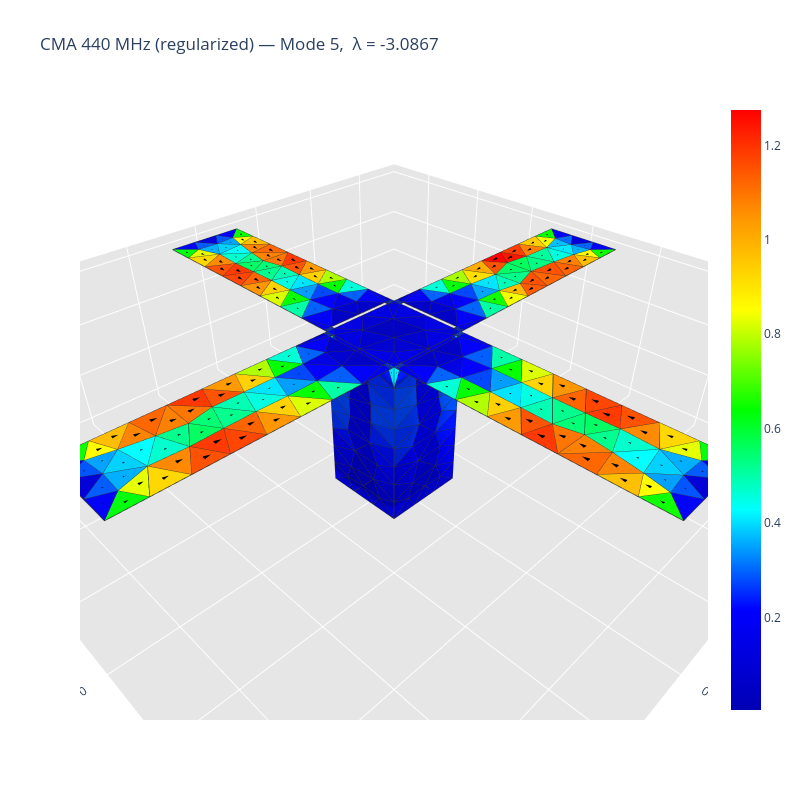
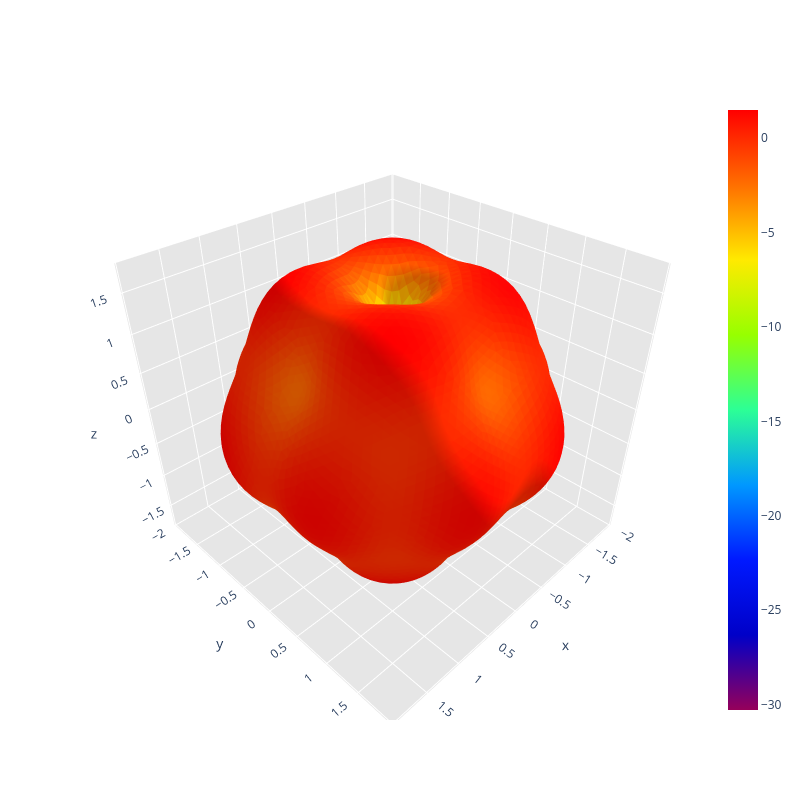

These figures' notebook cell, in order:
### Markdown cell above
## 5. For contrast: the strongest genuinely radiating mode at 440 MHz

Same mesh, same frequency, same plotting code — the difference in the current pattern is
the point.

### Code cell
best = int(np.argmax(rep440['p_rel']))
print(f"Mode {best+1}: lambda = {lam440[best]:.5f}, "
      f"MS = {1/np.sqrt(1+lam440[best]**2):.4f}, "
      f"P_rel = {rep440['p_rel'][best]:.3e}, leak = {rep440['leak'][best]:.4f}")

sc_b, cv_b = ModalCurrent.reconstruct(J440[:, best], triangles, edges, vecteurs_rho)
ModalVisualizer.plot_mode(points, triangles, sc_b, mode_index=best,
                          eigenvalue=lam440[best],
                          title_prefix="CMA 440 MHz (regularized)",
                          current_vector=cv_b).show()

sp, st, gdb, dmax = compute_modal_farfield(triangles, edges, J440[:, best], 440e6,
                                           light_speed_c, eta)
print(f"peak directivity = {10*np.log10(dmax):.2f} dBi")
ModalVisualizer.plot_mode_farfield(sp, st, gdb, mode_index=best,
                                   eigenvalue=lam440[best],
                                   title_prefix="CMA 440 MHz (regularized)",
                                   antenna_name=path.name).show()

### Figure 1 — Plotly figure (JSON) as saved in the notebook; plotly's stock layout.template omitted (floating-point values rounded to 4 significant figures; data arrays with more than 128 entries replaced by an {"elided": "..."} marker saying what was removed)
{"data": [{"facecolor": {"elided": "532 str values"}, "i": {"elided": "532 int values"}, "j": {"elided": "532 int values"}, "k": {"elided": "532 int values"}, "name": "", "type": "mesh3d", "x": {"elided": "310 float values"}, "y": {"elided": "310 float values"}, "z": {"elided": "310 float values"}}, {"line": {"color": "rgb(50, 50, 50)", "width": 1.5}, "mode": "lines", "showlegend": false, "type": "scatter3d", "x": {"elided": "2660 float values"}, "y": {"elided": "2660 float values"}, "z": {"elided": "2660 float values"}}, {"hoverinfo": "none", "marker": {"color": [0.003726, 1.275], "colorscale": [[0.0, "rgb(0, 0, 180)"], [0.1667, "rgb(0, 0, 255)"], [0.3333, "rgb(0, 255, 255)"], [0.5, "rgb(0, 255, 0)"], [0.6667, "rgb(255, 255, 0)"], [0.8333, "rgb(255, 140, 0)"], [1.0, "rgb(255, 0, 0)"]], "showscale": true, "size": 0.1}, "mode": "markers", "showlegend": false, "type": "scatter3d", "x": [-0.05], "y": [-0.05], "z": [-0.3]}, {"anchor": "tail", "colorscale": [[0, "black"], [1, "black"]], "name": "Current direction", "showscale": false, "sizemode": "absolute", "sizeref": 0.0284, "type": "cone", "u": {"elided": "532 float values"}, "v": {"elided": "532 float values"}, "w": {"elided": "532 float values"}, "x": {"elided": "532 float values"}, "y": {"elided": "532 float values"}, "z": {"elided": "532 float values"}}], "layout": {"height": 800, "legend": {"bgcolor": "rgba(255,255,255,0.7)", "bordercolor": "lightgray", "borderwidth": 1, "x": 0.2, "xanchor": "left", "y": 0.9, "yanchor": "top"}, "scene": {"aspectratio": {"x": 1.0, "y": 1.0, "z": 0.3}, "camera": {"eye": {"x": 0.65, "y": 0.65, "z": 0.65}}, "xaxis": {"backgroundcolor": "rgb(230, 230, 230)", "gridcolor": "rgb(255, 255, 255)", "showbackground": true, "zerolinecolor": "rgb(255, 255, 255)"}, "yaxis": {"backgroundcolor": "rgb(230, 230, 230)", "gridcolor": "rgb(255, 255, 255)", "showbackground": true, "zerolinecolor": "rgb(255, 255, 255)"}, "zaxis": {"backgroundcolor": "rgb(230, 230, 230)", "gridcolor": "rgb(255, 255, 255)", "showbackground": true, "zerolinecolor": "rgb(255, 255, 255)"}}, "title": {"text": "CMA 440 MHz (regularized) — Mode 5,  λ = -3.0867"}, "width": 800}}

### Figure 2 — Plotly figure (JSON) as saved in the notebook; plotly's stock layout.template omitted (floating-point values rounded to 4 significant figures; data arrays with more than 128 entries replaced by an {"elided": "..."} marker saying what was removed)
{"data": [{"facecolor": {"elided": "10296 str values"}, "i": {"elided": "10296 int values"}, "j": {"elided": "10296 int values"}, "k": {"elided": "10296 int values"}, "name": "", "type": "mesh3d", "x": {"elided": "5150 float values"}, "y": {"elided": "5150 float values"}, "z": {"elided": "5150 float values"}}, {"hoverinfo": "none", "marker": {"color": [-30.29, 1.498], "colorscale": [[0, "rgb(150, 0, 90)"], [0.125, "rgb(0, 0, 200)"], [0.25, "rgb(0, 25, 255)"], [0.375, "rgb(0, 152, 255)"], [0.5, "rgb(44, 255, 150)"], [0.625, "rgb(151, 255, 0)"], [0.75, "rgb(255, 234, 0)"], [0.875, "rgb(255, 111, 0)"], [1, "rgb(255, 0, 0)"]], "showscale": true, "size": 0.1}, "mode": "markers", "showlegend": false, "type": "scatter3d", "x": [6.123e-20], "y": [-1.5e-35], "z": [0.001]}], "layout": {"height": 800, "scene": {"aspectratio": {"x": 0.9998, "y": 1.0, "z": 0.9123}, "xaxis": {"backgroundcolor": "rgb(230, 230, 230)", "gridcolor": "rgb(255, 255, 255)", "showbackground": true, "zerolinecolor": "rgb(255, 255, 255)"}, "yaxis": {"backgroundcolor": "rgb(230, 230, 230)", "gridcolor": "rgb(255, 255, 255)", "showbackground": true, "zerolinecolor": "rgb(255, 255, 255)"}, "zaxis": {"backgroundcolor": "rgb(230, 230, 230)", "gridcolor": "rgb(255, 255, 255)", "showbackground": true, "zerolinecolor": "rgb(255, 255, 255)"}}, "title": {"text": ""}, "width": 800}}
